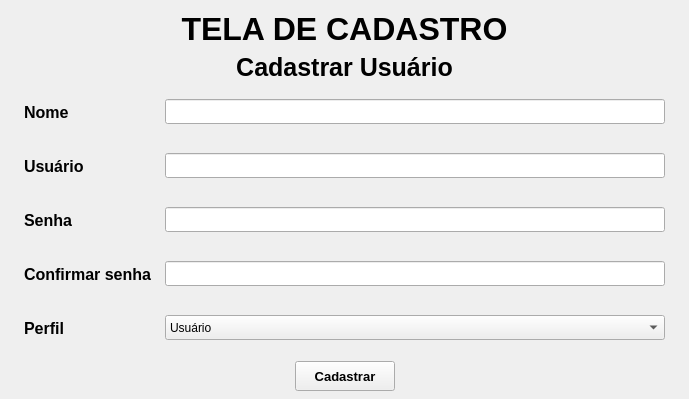
      <widget class="QWidget" name="tela_cadastro">
       <layout class="QHBoxLayout" name="horizontalLayout_10">
        <item>
         <widget class="QLabel" name="label_22">
          <property name="text">
           <string/>
          </property>
         </widget>
        </item>
        <item>
         <layout class="QVBoxLayout" name="verticalLayout_4">
          <item>
           <widget class="QLabel" name="txt_telacadastro">
            <property name="maximumSize">
             <size>
              <width>16777215</width>
              <height>200</height>
             </size>
            </property>
            <property name="font">
             <font>
              <pointsize>24</pointsize>
              <weight>75</weight>
              <bold>true</bold>
             </font>
            </property>
            <property name="text">
             <string>TELA DE CADASTRO</string>
            </property>
            <property name="textFormat">
             <enum>Qt::PlainText</enum>
            </property>
            <property name="alignment">
             <set>Qt::AlignCenter</set>
            </property>
            <property name="wordWrap">
             <bool>false</bool>
            </property>
           </widget>
          </item>
          <item>
           <widget class="QLabel" name="txt_caduser">
            <property name="maximumSize">
             <size>
              <width>16777215</width>
              <height>50</height>
             </size>
            </property>
            <property name="font">
             <font>
              <pointsize>19</pointsize>
              <weight>75</weight>
              <bold>true</bold>
             </font>
            </property>
            <property name="text">
             <string>Cadastrar Usuário</string>
            </property>
            <property name="alignment">
             <set>Qt::AlignCenter</set>
            </property>
           </widget>
          </item>
          <item>
           <layout class="QHBoxLayout" name="horizontalLayout_4">
            <item>
             <widget class="QLabel" name="txt_nome">
              <property name="sizePolicy">
               <sizepolicy hsizetype="Fixed" vsizetype="Fixed">
                <horstretch>0</horstretch>
                <verstretch>0</verstretch>
               </sizepolicy>
              </property>
              <property name="minimumSize">
               <size>
                <width>135</width>
                <height>48</height>
               </size>
              </property>
              <property name="maximumSize">
               <size>
                <width>135</width>
                <height>48</height>
               </size>
              </property>
              <property name="font">
               <font>
                <pointsize>12</pointsize>
                <weight>75</weight>
                <bold>true</bold>
               </font>
              </property>
              <property name="text">
               <string>Nome</string>
              </property>
             </widget>
            </item>
            <item>
             <widget class="QLineEdit" name="entry_nome">
              <property name="sizePolicy">
               <sizepolicy hsizetype="Fixed" vsizetype="Fixed">
                <horstretch>0</horstretch>
                <verstretch>0</verstretch>
               </sizepolicy>
              </property>
              <property name="minimumSize">
               <size>
                <width>500</width>
                <height>25</height>
               </size>
              </property>
              <property name="maximumSize">
               <size>
                <width>500</width>
                <height>25</height>
               </size>
              </property>
              <property name="font">
               <font>
                <pointsize>9</pointsize>
               </font>
              </property>
             </widget>
            </item>
           </layout>
          </item>
          <item>
           <layout class="QHBoxLayout" name="horizontalLayout_5">
            <item>
             <widget class="QLabel" name="txt_user">
              <property name="sizePolicy">
               <sizepolicy hsizetype="Fixed" vsizetype="Fixed">
                <horstretch>0</horstretch>
                <verstretch>0</verstretch>
               </sizepolicy>
              </property>
              <property name="minimumSize">
               <size>
                <width>135</width>
                <height>48</height>
               </size>
              </property>
              <property name="maximumSize">
               <size>
                <width>135</width>
                <height>48</height>
               </size>
              </property>
              <property name="font">
               <font>
                <pointsize>12</pointsize>
                <weight>75</weight>
                <bold>true</bold>
               </font>
              </property>
              <property name="text">
               <string>Usuário</string>
              </property>
             </widget>
            </item>
            <item>
             <widget class="QLineEdit" name="entry_user">
              <property name="sizePolicy">
               <sizepolicy hsizetype="Fixed" vsizetype="Fixed">
                <horstretch>0</horstretch>
                <verstretch>0</verstretch>
               </sizepolicy>
              </property>
              <property name="minimumSize">
               <size>
                <width>500</width>
                <height>25</height>
               </size>
              </property>
              <property name="maximumSize">
               <size>
                <width>500</width>
                <height>25</height>
               </size>
              </property>
             </widget>
            </item>
           </layout>
          </item>
          <item>
           <layout class="QHBoxLayout" name="horizontalLayout_6">
            <item>
             <widget class="QLabel" name="txt_senha">
              <property name="sizePolicy">
               <sizepolicy hsizetype="Fixed" vsizetype="Fixed">
                <horstretch>0</horstretch>
                <verstretch>0</verstretch>
               </sizepolicy>
              </property>
              <property name="minimumSize">
               <size>
                <width>135</width>
                <height>48</height>
               </size>
              </property>
              <property name="maximumSize">
               <size>
                <width>135</width>
                <height>48</height>
               </size>
              </property>
              <property name="font">
               <font>
                <pointsize>12</pointsize>
                <weight>75</weight>
                <bold>true</bold>
               </font>
              </property>
              <property name="text">
               <string>Senha</string>
              </property>
             </widget>
            </item>
            <item>
             <widget class="QLineEdit" name="entry_senha">
              <property name="minimumSize">
               <size>
                <width>500</width>
                <height>25</height>
               </size>
              </property>
              <property name="maximumSize">
               <size>
                <width>500</width>
                <height>25</height>
               </size>
              </property>
             </widget>
            </item>
           </layout>
          </item>
          <item>
           <layout class="QHBoxLayout" name="horizontalLayout_7">
            <item>
             <widget class="QLabel" name="txt_csenha">
              <property name="sizePolicy">
               <sizepolicy hsizetype="Fixed" vsizetype="Fixed">
                <horstretch>0</horstretch>
                <verstretch>0</verstretch>
               </sizepolicy>
              </property>
              <property name="minimumSize">
               <size>
                <width>135</width>
                <height>48</height>
               </size>
              </property>
              <property name="maximumSize">
               <size>
                <width>135</width>
                <height>48</height>
               </size>
              </property>
              <property name="font">
               <font>
                <pointsize>12</pointsize>
                <weight>75</weight>
                <bold>true</bold>
               </font>
              </property>
              <property name="text">
               <string>Confirmar senha</string>
              </property>
             </widget>
            </item>
            <item>
             <widget class="QLineEdit" name="entry_csenha">
              <property name="minimumSize">
               <size>
                <width>500</width>
                <height>25</height>
               </size>
              </property>
              <property name="maximumSize">
               <size>
                <width>500</width>
                <height>25</height>
               </size>
              </property>
             </widget>
            </item>
           </layout>
          </item>
          <item>
           <layout class="QHBoxLayout" name="horizontalLayout_8">
            <item>
             <widget class="QLabel" name="txt_perfil">
              <property name="sizePolicy">
               <sizepolicy hsizetype="Fixed" vsizetype="Fixed">
                <horstretch>0</horstretch>
                <verstretch>0</verstretch>
               </sizepolicy>
              </property>
              <property name="minimumSize">
               <size>
                <width>135</width>
                <height>48</height>
               </size>
              </property>
              <property name="maximumSize">
               <size>
                <width>135</width>
                <height>48</height>
               </size>
              </property>
              <property name="font">
               <font>
                <pointsize>12</pointsize>
                <weight>75</weight>
                <bold>true</bold>
               </font>
              </property>
              <property name="text">
               <string>Perfil</string>
              </property>
             </widget>
            </item>
            <item>
             <widget class="QComboBox" name="perfil_box">
              <property name="sizePolicy">
               <sizepolicy hsizetype="Expanding" vsizetype="Fixed">
                <horstretch>0</horstretch>
                <verstretch>0</verstretch>
               </sizepolicy>
              </property>
              <property name="minimumSize">
               <size>
                <width>500</width>
                <height>25</height>
               </size>
              </property>
              <property name="maximumSize">
               <size>
                <width>500</width>
                <height>25</height>
               </size>
              </property>
              <item>
               <property name="text">
                <string>Usuário</string>
               </property>
              </item>
              <item>
               <property name="text">
                <string>Administrador</string>
               </property>
              </item>
             </widget>
            </item>
           </layout>
          </item>
          <item>
           <layout class="QHBoxLayout" name="horizontalLayout_9">
            <item>
             <widget class="QLabel" name="label_20">
              <property name="text">
               <string/>
              </property>
             </widget>
            </item>
            <item>
             <widget class="QPushButton" name="btn_cadastrar">
              <property name="minimumSize">
               <size>
                <width>100</width>
                <height>30</height>
               </size>
              </property>
              <property name="maximumSize">
               <size>
                <width>100</width>
                <height>23</height>
               </size>
              </property>
              <property name="font">
               <font>
                <pointsize>10</pointsize>
                <weight>75</weight>
                <bold>true</bold>
               </font>
              </property>
              <property name="text">
               <string>Cadastrar</string>
              </property>
             </widget>
            </item>
            <item>
             <widget class="QLabel" name="label_21">
              <property name="text">
               <string/>
              </property>
             </widget>
            </item>
           </layout>
          </item>
         </layout>
        </item>
        <item>
         <widget class="QLabel" name="label_23">
          <property name="text">
           <string/>
          </property>
         </widget>
        </item>
       </layout>
      </widget>
